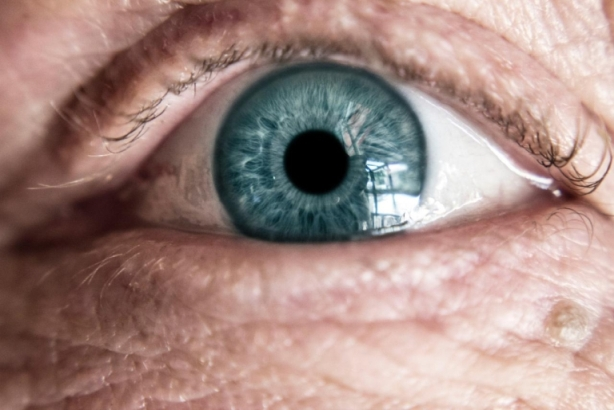
#> input picture eye1.jpg, 614 x 410 px
$ python canny.py
#> lines starting #> are read from the running program, lines starting #| are printed output that depends on the picture; after the words box and inside, x2 and y2 are one past the last pixel; in counts of white or black regions, pixels touching at a corner belong together
# https://opencv-python-tutroals.readthedocs.io/en/latest/py_tutorials/py_imgproc/py_canny/py_canny.html
import cv2 as cv
from matplotlib import pyplot as plt
import numpy as np

if __name__ == '__main__':

    img = cv.imread('eye1.jpg', cv.IMREAD_GRAYSCALE)
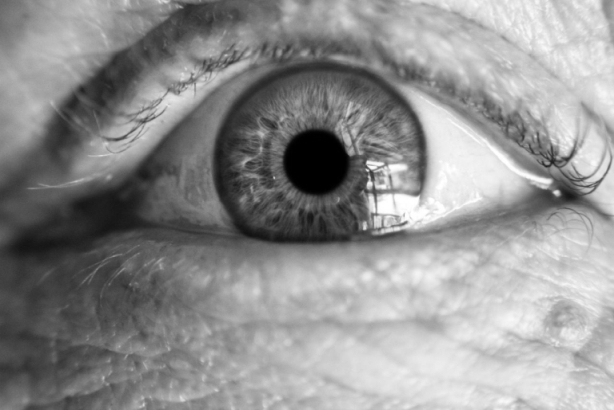
#> img: shape (410, 614); min 0, max 255, mean 144.3


    def nothing(*arg):
        pass


    cv.namedWindow('trackbars')
    cv.imshow("trackbars", img)
    cv.createTrackbar("Jadro", "trackbars", 5, 10, nothing)
    cv.createTrackbar("Sigma", "trackbars", 34, 50, nothing)
    cv.createTrackbar("LowTreshold", "trackbars", 33, 200, nothing)
    cv.createTrackbar("HighTreshold", "trackbars", 90, 200, nothing)

    while (True):
        jadro = cv.getTrackbarPos("Jadro", "trackbars") * 2 + 1
        sigma = cv.getTrackbarPos("Sigma", "trackbars") / 10
        lowT = cv.getTrackbarPos("LowTreshold", "trackbars")
        highT= cv.getTrackbarPos("HighTreshold", "trackbars")

        blur_img = cv.GaussianBlur(img, (jadro, jadro), sigma)
        edges = cv.Canny(blur_img, lowT, highT)
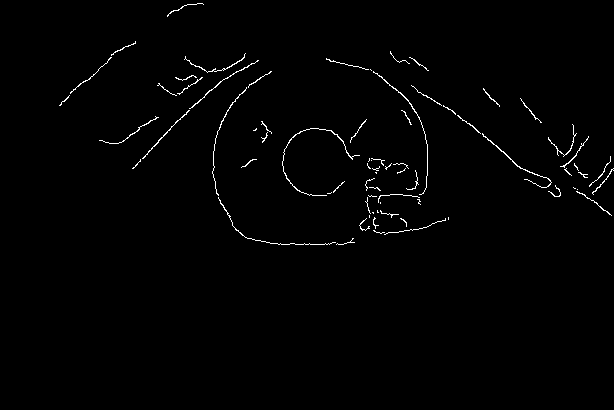
#> edges: shape (410, 614); 1.1% white in thin lines or dots, all inside (x1, y1, x2, y2) = (59, 3, 614, 245)

        cv.imshow("trackbars", edges)
        k = cv.waitKey(1)
#> (key Esc is pressed here)
        if k == 27:  # wait for ESC key to exit
            cv.destroyAllWindows()
            break

$ run again, with eye3.jpg copied over eye1.jpg
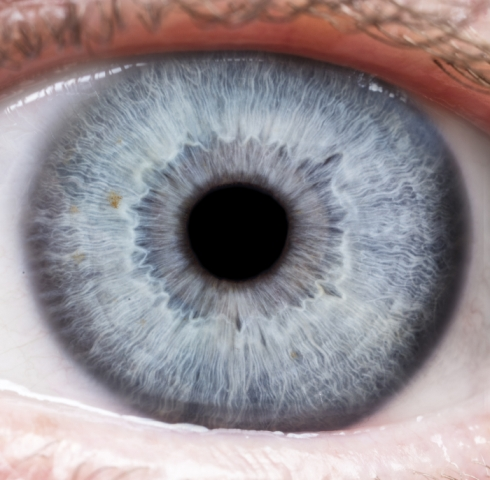
#> input picture eye3.jpg, 490 x 480 px
#> `img = cv.imread('eye1.jpg', cv.IMREAD_GRAYSCALE)`:
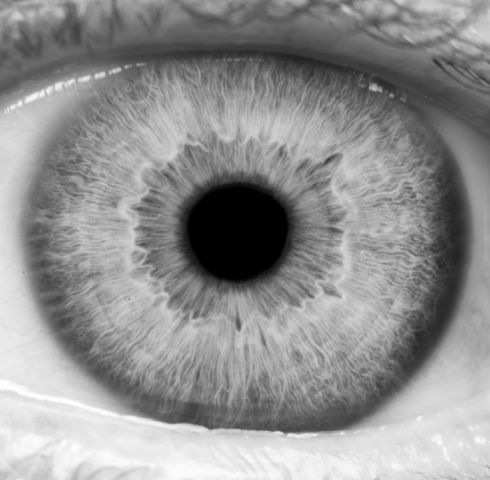
#> img: shape (480, 490); min 0, max 255, mean 144.5
#> `edges = cv.Canny(blur_img, lowT, highT)`:
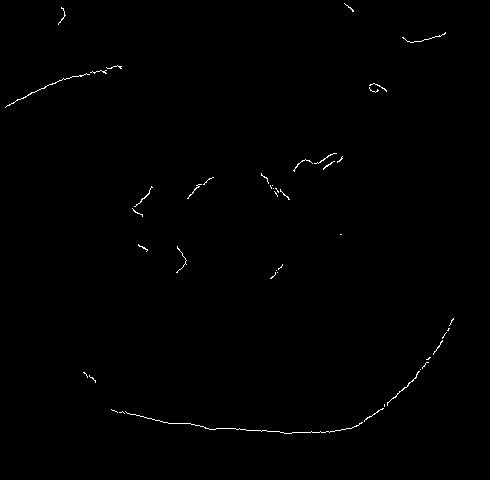
#> edges: shape (480, 490); 0.43% white in thin lines or dots, all inside (x1, y1, x2, y2) = (5, 3, 454, 434)

$ run again, with eye2.bmp saved as eye1.jpg
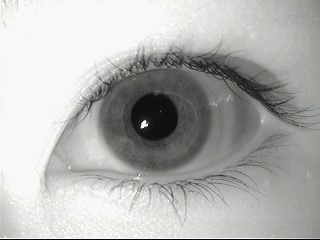
#> input picture eye2.bmp, 320 x 240 px
#> `blur_img = cv.GaussianBlur(img, (jadro, jadro), sigma)`:
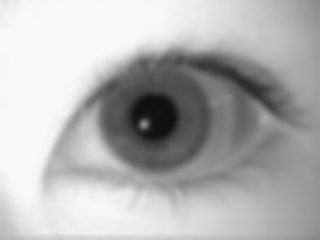
#> blur_img: shape (240, 320); min 16, max 248, mean 179.2
#> `edges = cv.Canny(blur_img, lowT, highT)`:
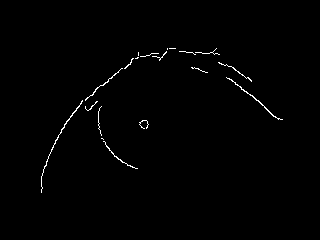
#> edges: shape (240, 320); 0.78% white in thin lines or dots, all inside (x1, y1, x2, y2) = (41, 48, 283, 193)
